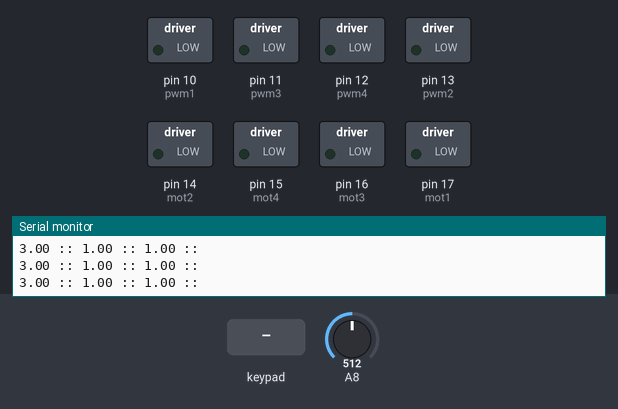
Recording of a sketch running on a simulated Arduino Mega 2560, built with avr-gcc and run on an emulated ATmega2560. On the bench: switched loads named in the sketch (green lamp = pin HIGH), the last lines printed to the serial monitor. The inputs (shaded band) are chosen by the test bench; at power-on: A8 = 512. EEPROM starts erased.

Above: at 1.2 s.
1.3 s: key '+' pressed
At 1.55 s:
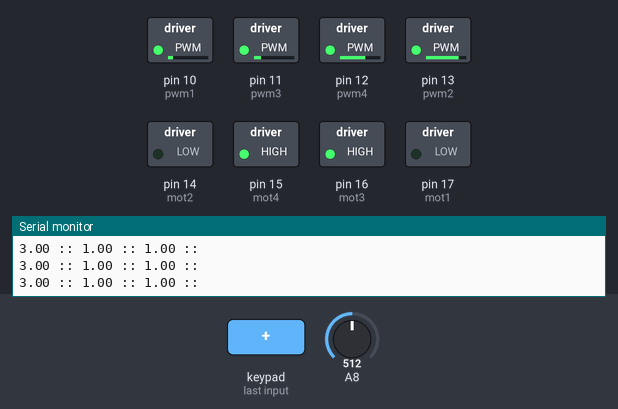
At 2.85 s:
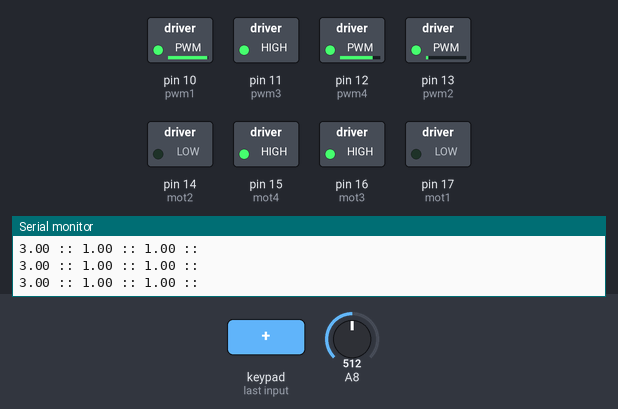
4.3 s: A8 set to 306
7.3 s: key 'U' pressed
At 7.65 s:
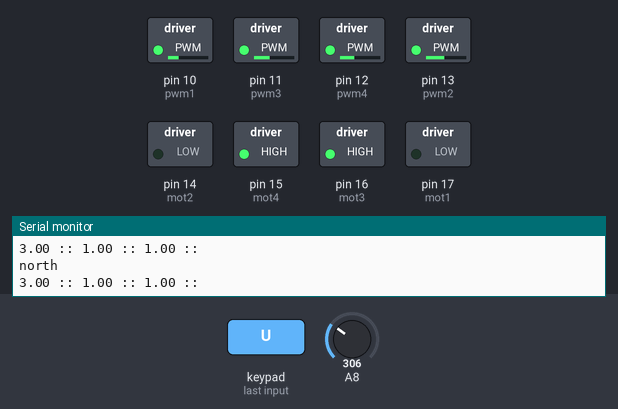
10.3 s: key 'O' pressed
13.3 s: key 'S' pressed
16.3 s: A8 set to 900
At 17.45 s:
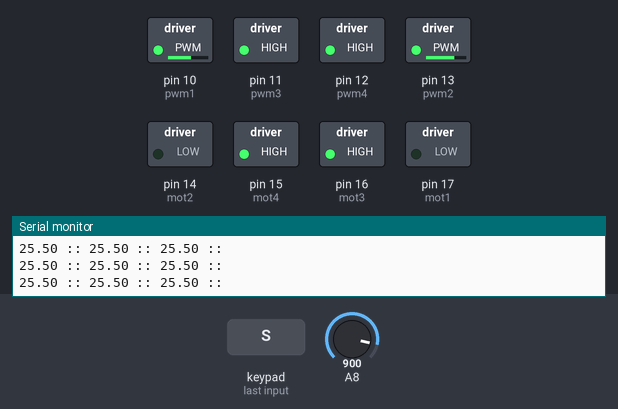
Timing chart, 0 to 33.8 s (numbered marks = the images above; inputs shaded):
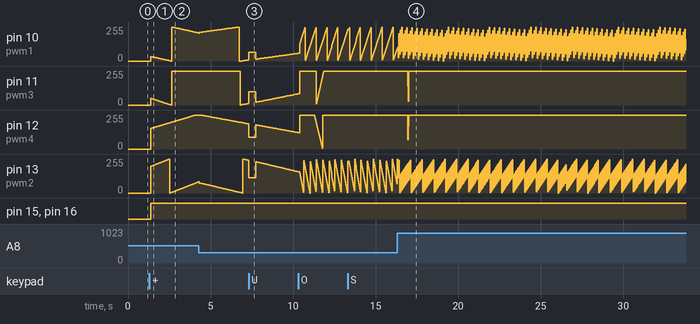

The sketch:

src.ino
```cpp
#include <Arduino.h>
#include "PS2X_lib.h"  //for v1.6

#define PS2_DAT        50  //14
#define PS2_CMD        51  //15
#define PS2_SEL        53  //16
#define PS2_CLK        52  //17*
#define pressures   true
#define rumble      true

void displayPIDValues();
int readLineSensors() ;
double readLineSensorsAnalog();
void stop_motors()  ;
void motor_control(int MotorDefaultSpeed, int PIDValue);
void setupMotors()  ;
int motor1(int rpm);
int motor2(int rpm);
int motor3(int rpm);
int motor4(int rpm);
int calculate_pid(float error);
void read_pid_values();
void run();
void setupPS2(PS2X);
void north(int speed) ;
void south(int speed) ;
void west(int speed) ;
void east(int speed) ;
void clockwise(int speed);
void counterclockwise(int speed);
void stop_motors();
void PS2ControlLoop();
void readPIDValuesEEPROM()  ;
void writePIDValuesEEPROM() ;


int initial_motor = 100;
PS2X ps2x; // create PS2 Controller Class
float Kp = 3, Ki = 1, Kd = 1;

int PID_ACTIVE = 0;
int timeSincePrinted = 0;


void setup() {
  setupMotors();
  stop_motors();
  Serial.begin(9600);


  // Setting up PS2 Controller
  int PS2error = ps2x.config_gamepad(PS2_CLK, PS2_CMD, PS2_SEL, PS2_DAT, pressures, rumble);
  int type = ps2x.readType();
  if(PS2error == 0 && type == 1){
    Serial.print("Found Controller, configured successful ");
  }

  Serial.println("Reading Values from EEPROM");
  //readPIDValuesEEPROM();
  //setupPS2(ps2x);
  timeSincePrinted = millis();
}
void loopPS2(PS2X);
void loop() {
  float pid = calculate_pid(readLineSensorsAnalog());
  //Serial.print(pid);
//  Serial.print("  ");
  if(PID_ACTIVE) motor_control(initial_motor, pid);
  //  run();
  //PS2ControlLoop();
  //loopPS2(ps2x);

  ps2x.read_gamepad(); //read controller and set large motor to spin at 'vibrate' speed

  if(ps2x.ButtonPressed(PSB_START)){         //will be TRUE as long as button is pressed
    Serial.println("Start is being held");
    PID_ACTIVE = !PID_ACTIVE;
    Serial.println("PID Toggled");
  }
  if(ps2x.Button(PSB_PAD_UP)) {      //will be TRUE as long as button is pressed
  Serial.println("north")    ;north(90);
  }
  else if(ps2x.Button(PSB_PAD_RIGHT)){
      east(90);
  }
  else if(ps2x.Button(PSB_PAD_LEFT)){
    west(90);
  }
  else if(ps2x.Button(PSB_PAD_DOWN)){
    south(90);
  } else {
    if(!PID_ACTIVE) {
      stop_motors();
      //Serial.println("stopeed);");
    }
  }
/*
   if (ps2x.NewButtonState()) {        //will be TRUE if any button changes state (on to off, or off to on)
    if(ps2x.Button(PSB_L3))
      Serial.println("L3 pressed");
    if(ps2x.Button(PSB_R3 ))
      Serial.println("R3 pressed");
    if(ps2x.Button(PSB_L2))
      Serial.println("L2 pressed");
    if(ps2x.Button(PSB_R2))
      Serial.println("R2 pressed");
    if(ps2x.Button(PSB_TRIANGLE))
      Serial.println("Triangle pressed");
  }

  if(ps2x.ButtonPressed(PSB_CIRCLE))               //will be TRUE if button was JUST pressed
    Serial.println("Circle just pressed");
  if(ps2x.NewButtonState(PSB_CROSS))               //will be TRUE if button was JUST pressed OR released
    Serial.println("X just changed");
  if(ps2x.ButtonReleased(PSB_SQUARE))              //will be TRUE if button was JUST released
    Serial.println("Square just released");

  if(ps2x.Button(PSB_L1) || ps2x.Button(PSB_R1)) { //print stick values if either is TRUE
    Serial.print("Stick Values:");
    Serial.print(ps2x.Analog(PSS_LY), DEC); //Left stick, Y axis. Other options: LX, RY, RX
    Serial.print(",");
    Serial.print(ps2x.Analog(PSS_LX), DEC);
    Serial.print(",");
    Serial.print(ps2x.Analog(PSS_RY), DEC);
    Serial.print(",");
    Serial.println(ps2x.Analog(PSS_RX), DEC);
  }
  */

  // These allow dynamic assignment of Kp, Ki and Kd Values
  if(ps2x.ButtonPressed(PSB_TRIANGLE)) Kd += 0.1;
  if(ps2x.ButtonPressed(PSB_CROSS)) Kd -= 0.1;

  if(ps2x.ButtonPressed(PSB_SQUARE))
  {
    Serial.println("The PID Values have been written.");
    writePIDValuesEEPROM();
  }

  if(ps2x.ButtonPressed(PSB_CIRCLE)){
    Serial.println("The PID Values have been Read from EEPROM.");
    readPIDValuesEEPROM();
  }

  if(ps2x.ButtonPressed(PSB_L1)) Kp += 0.3;
  if(ps2x.ButtonPressed(PSB_L2)) Kp -= 0.3;
  if(ps2x.ButtonPressed(PSB_R1)) Ki += 0.2;
  if(ps2x.ButtonPressed(PSB_R2)) Ki -= 0.2;
  if(timeSincePrinted - millis() > 2000) {
    timeSincePrinted = millis();
    //displayPIDValues();
    Serial.print(Kp);
    Serial.print(" :: ");
    Serial.print(Ki);
    Serial.print(" :: ");
    Serial.print(Kd);
    Serial.println(" :: ");
  }
}

void PS2ControlLoop() {
  ps2x.read_gamepad(); //read controller and set large motor to spin at 'vibrate' speed
  if(ps2x.Button(PSB_PAD_UP)) {      //will be TRUE as long as button is pressed
    north(90);
  }
  else if(ps2x.Button(PSB_PAD_RIGHT)){
    east(90);
  }
  else if(ps2x.Button(PSB_PAD_LEFT)){
    west(90);
  }
  else if(ps2x.Button(PSB_PAD_DOWN)){
    south(90);
  } else {
    if(!PID_ACTIVE) stop_motors();
  }

  if(ps2x.ButtonPressed(PSB_START)) {
    PID_ACTIVE = !PID_ACTIVE;
    Serial.println("PID Toggled");
  }           //will be TRUE if button was JUST pressed
}
```

motion.cpp
```cpp
#include <Arduino.h>


// this is for clockwise, each motor
#define cw_1 HIGH
#define cw_2 HIGH
#define cw_3 LOW
#define cw_4 LOW

// for anti-clockwise, automactically defined on basis of clockwise values
#define acw_1 (!cw_1)
#define acw_2 (!cw_2)
#define acw_3 (!cw_3)
#define acw_4 (!cw_4)

// for varying PWM seperately in each motor.    change the below constant at attain desired Result
int calibrated_pwm1(int x) {return (x*.75);}  // RB 0.85
int calibrated_pwm2(int x) {return (x*1.3);}   // lB 1.1
int calibrated_pwm3(int x) {return (x*1.1);}     // RF 1.1
int calibrated_pwm4(int x) {return (x*1.0);}   // LF 1.1


int mot1 = 17; int pwm1 = 10;
int mot2 = 14; int pwm2 = 13;
int mot3 = 16; int pwm3 = 11;
int mot4 = 15; int pwm4 = 12;

void setupMotors()  {
  pinMode(mot1, OUTPUT);
  pinMode(mot2, OUTPUT);
  pinMode(mot3, OUTPUT);
  pinMode(mot4, OUTPUT);
  pinMode(pwm1, OUTPUT);
  pinMode(pwm2, OUTPUT);
  pinMode(pwm3, OUTPUT);
  pinMode(pwm4, OUTPUT);
}

void stop_motors()  {
  analogWrite(pwm1, 0);  //Right
  analogWrite(pwm2, 0); //Left Motor Speed
  analogWrite(pwm3, 0);  //Left Motor Speed
  analogWrite(pwm4, 0);  //Right
}

void motor_control(int MotorDefaultSpeed, int PIDValue)
{
  // Calculating the effective motor speed:
  int left_motor_speed = MotorDefaultSpeed + PIDValue;
  int right_motor_speed = MotorDefaultSpeed - PIDValue;


  analogWrite(pwm1, calibrated_pwm1(right_motor_speed));  //Right
  analogWrite(pwm2, calibrated_pwm2(left_motor_speed));
  analogWrite(pwm3, calibrated_pwm3(right_motor_speed));
  analogWrite(pwm4, calibrated_pwm4(left_motor_speed));  //Right

  digitalWrite(mot1, acw_1);
  digitalWrite(mot2, acw_2);
  digitalWrite(mot3, acw_3);
  digitalWrite(mot4, acw_4);
}

void go_forward_PID(int speed, double variance)  {
  int v = (int) variance;
  digitalWrite(mot1, cw_1);
  digitalWrite(mot2, cw_2);
  digitalWrite(mot3, cw_3);
  digitalWrite(mot4, cw_4);

  analogWrite(pwm1, calibrated_pwm1(speed - v));    // --> 3      h -> clo
  analogWrite(pwm2, calibrated_pwm1(speed + v));    // --> 2      h -> anti
  analogWrite(pwm3, calibrated_pwm1(speed + v));    // --> 1      h -> anti
  analogWrite(pwm4, calibrated_pwm1(speed - v));    // --> 4      h -> clock
}

void south(int speed) {
  digitalWrite(mot1, cw_1);
  digitalWrite(mot2, cw_2);
  digitalWrite(mot3, cw_3);
  digitalWrite(mot4, cw_4);

  analogWrite(pwm1, calibrated_pwm1(speed));
  analogWrite(pwm2, calibrated_pwm2(speed));
  analogWrite(pwm3, calibrated_pwm3(speed));
  analogWrite(pwm4, calibrated_pwm4(speed));
}
void north(int speed) {
  digitalWrite(mot1, acw_1);
  digitalWrite(mot2, acw_2);
  digitalWrite(mot3, acw_3);
  digitalWrite(mot4, acw_4);

  analogWrite(pwm1, calibrated_pwm1(speed));
  analogWrite(pwm2, calibrated_pwm2(speed));
  analogWrite(pwm3, calibrated_pwm3(speed));
  analogWrite(pwm4, calibrated_pwm4(speed));
}
void east(int speed) {
  digitalWrite(mot1, acw_1);
  digitalWrite(mot2, cw_2);
  digitalWrite(mot3, cw_3);
  digitalWrite(mot4, acw_4);

  analogWrite(pwm1, calibrated_pwm1(speed));
  analogWrite(pwm2, calibrated_pwm2(speed));
  analogWrite(pwm3, calibrated_pwm3(speed));
  analogWrite(pwm4, calibrated_pwm4(speed));
}
void west(int speed) {
  digitalWrite(mot1, cw_1);
  digitalWrite(mot2, acw_2);
  digitalWrite(mot3, acw_3);
  digitalWrite(mot4, cw_4);

  analogWrite(pwm1, calibrated_pwm1(speed));
  analogWrite(pwm2, calibrated_pwm2(speed));
  analogWrite(pwm3, calibrated_pwm3(speed));
  analogWrite(pwm4, calibrated_pwm4(speed));
}
void northeast(int speed) {
  digitalWrite(mot1, cw_1);
  digitalWrite(mot4, cw_4);

  analogWrite(pwm1, calibrated_pwm1(speed));
  analogWrite(pwm2, 0);
  analogWrite(pwm3, 0);
  analogWrite(pwm4, calibrated_pwm4(speed));
}
void northwest(int speed) {
  digitalWrite(mot2, cw_2);
  digitalWrite(mot3, cw_3);

  analogWrite(pwm1, 0);
  analogWrite(pwm2, calibrated_pwm2(speed));
  analogWrite(pwm3, calibrated_pwm3(speed));
  analogWrite(pwm4, 0);
}
void southeast(int speed) {
  digitalWrite(mot2, acw_2);
  digitalWrite(mot3, acw_3);

  analogWrite(pwm1, 0);
  analogWrite(pwm2, calibrated_pwm2(speed));
  analogWrite(pwm3, calibrated_pwm3(speed));
  analogWrite(pwm4, 0);
}
void southwest(int speed) {
  digitalWrite(mot1, acw_1);
  digitalWrite(mot4, acw_4);

  analogWrite(pwm1, calibrated_pwm1(speed));
  analogWrite(pwm2, 0);
  analogWrite(pwm3, 0);
  analogWrite(pwm4, calibrated_pwm4(speed));
}
void stop_moving() {
  analogWrite(pwm1, 0);
  analogWrite(pwm2, 0);
  analogWrite(pwm3, 0);
  analogWrite(pwm4, 0);
}
void clockwise(int speed) {
  digitalWrite(mot1, cw_1);
  digitalWrite(mot2, acw_2);
  digitalWrite(mot3, cw_3);
  digitalWrite(mot4, acw_4);

  analogWrite(pwm1, calibrated_pwm1(speed));
  analogWrite(pwm2, calibrated_pwm2(speed));
  analogWrite(pwm3, calibrated_pwm3(speed));
  analogWrite(pwm4, calibrated_pwm4(speed));
}
void counterclockwise(int speed) {
  digitalWrite(mot1, acw_1);
  digitalWrite(mot2, cw_2);
  digitalWrite(mot3, acw_3);
  digitalWrite(mot4, cw_4);

  analogWrite(pwm1, calibrated_pwm1(speed));
  analogWrite(pwm2, calibrated_pwm2(speed));
  analogWrite(pwm3, calibrated_pwm3(speed));
  analogWrite(pwm4, calibrated_pwm4(speed));
}
void run()  {
  digitalWrite(mot1, cw_1);
  digitalWrite(mot2, cw_2);
  digitalWrite(mot3, cw_3);
  digitalWrite(mot4, cw_4);

  analogWrite(pwm1, calibrated_pwm1(70));
  analogWrite(pwm2, calibrated_pwm2(70));
  analogWrite(pwm3, calibrated_pwm3(70));
  analogWrite(pwm4, calibrated_pwm4(70));
}
```

pid.cpp
```cpp
#include <Arduino.h>
// for saving the values of Kp, Ki, Kd to EEPROM
#include <EEPROM.h>


#define DEBUG_PID_VALUES 0
#define TIME_INTERVAL_FOR_PID_CALCULATION 20

#define POT_1 A10
#define POT_2 A9
#define POT_3 A8

extern float Kp, Ki, Kd ;

float previousError = 0, timeSinceLastCalculated = 0;
float P, I, D, PID_VALUE;

int calculate_pid(float error) {
//  if(millis() - timeSinceLastCalculated > TIME_INTERVAL_FOR_PID_CALCULATION)  {
    /*Serial.print(P);
    Serial.print(" ");
    Serial.print(I);
    Serial.print(" ");
    Serial.print(D);
    Serial.print(" ");*/

     P = error;
     I = I + error;
     D = error - previousError;
    previousError = error;
    //Serial.print("PE");
    //Serial.print(previousError);
    //Serial.print(" ");
    timeSinceLastCalculated = millis();
    PID_VALUE = (Kp * P) + (Ki * I) + (Kd * D);
    return PID_VALUE;
  //}
  // to initialize timeSinceLastCalculated
  //if(timeSinceLastCalculated == 0) timeSinceLastCalculated = millis();
  //return 0;
}

void displayPIDValues()  {
  /*
  Kp = constrain(map(analogRead(A10), 0, 1024, 1024, 0) / 100.0, 0 , 10);
  Ki = constrain(map(analogRead(A9), 0, 1024, 1024, 0) / 700.0, 0 , 3);
  Kd = constrain(analogRead(A8) / 100.0, 0 , 10);
*/
  #ifdef DEBUG_PID_VALUES
    Serial.print(" P,I and D Constants:");
    Serial.print(Kp);
    Serial.print(" ");
    Serial.print(Ki);
    Serial.print(" ");
    Serial.print(Kd);
    Serial.print(" ");
    Serial.println();
  #endif
}

void readPIDValuesEEPROM()  {
  //      BE CAREFUL WHILE CALLING THIS. It will overwrite the current values.

  // An eeprom value can be from 0-255.
  // therefore all the variables involved are manipulated before inserting.
  // Hence, they are converted back while reading.

  // This Scheme gives a range of 0.0 - 25.5
  Kp = EEPROM.read(0);        // Kp is at 0th address
  Ki = EEPROM.read(1);        // Ki is at 1st address
  Kd = EEPROM.read(2);        // Kd is at 2nd addres

  Kp = Kp / 10;
  Ki = Ki / 10;
  Kd = Kd / 10;

}

void writePIDValuesEEPROM() {
  // Careful with this one too...
  //Serial.println((int)(Kp*10));
  EEPROM.update((int)(Kp*10), 0);    // converting and casting to int
  EEPROM.write((int)(Ki*10), 1);    // converting and casting to int
  EEPROM.write((int)(Kd*10), 2);    // converting and casting to int
}
```

ps2.cpp
```cpp
#include <Arduino.h>
#include "PS2X_lib.h"  //for v1.6

#define PS2_DAT        50  //14
#define PS2_CMD        51  //15
#define PS2_SEL        53  //16
#define PS2_CLK        52  //17*

#define pressures   true
//#define pressures   false
#define rumble      true
//#define rumble      false


byte type = 0;
byte vibrate = 0;

int setupPS2(PS2X ps2x){
  int error = ps2x.config_gamepad(PS2_CLK, PS2_CMD, PS2_SEL, PS2_DAT, pressures, rumble);
  int type = ps2x.readType();

  if(error == 0 && type == 1){
    Serial.print("Found Controller, configured successful ");
    return 1;
  }
  return 0;
}

// Unused, for debugging
void loopPS2(PS2X ps2x) {
  //DualShock Controller
  ps2x.read_gamepad(false, vibrate); //read controller and set large motor to spin at 'vibrate' speed

  if(ps2x.Button(PSB_START))         //will be TRUE as long as button is pressed
    Serial.println("Start is being held");
  if(ps2x.Button(PSB_SELECT))
    Serial.println("Select is being held");

  if(ps2x.Button(PSB_PAD_UP)) {      //will be TRUE as long as button is pressed
    Serial.print("Up held this hard: ");
    Serial.println(ps2x.Analog(PSAB_PAD_UP), DEC);
  }
  if(ps2x.Button(PSB_PAD_RIGHT)){
    Serial.print("Right held this hard: ");
    Serial.println(ps2x.Analog(PSAB_PAD_RIGHT), DEC);
  }
  if(ps2x.Button(PSB_PAD_LEFT)){
    Serial.print("LEFT held this hard: ");
    Serial.println(ps2x.Analog(PSAB_PAD_LEFT), DEC);
  }
  if(ps2x.Button(PSB_PAD_DOWN)){
    Serial.print("DOWN held this hard: ");
    Serial.println(ps2x.Analog(PSAB_PAD_DOWN), DEC);
  }

  vibrate = ps2x.Analog(PSAB_CROSS);  //this will set the large motor vibrate speed based on how hard you press the blue (X) button
  if (ps2x.NewButtonState()) {        //will be TRUE if any button changes state (on to off, or off to on)
    if(ps2x.Button(PSB_L3))
      Serial.println("L3 pressed");
    if(ps2x.Button(PSB_R3))
      Serial.println("R3 pressed");
    if(ps2x.Button(PSB_L2))
      Serial.println("L2 pressed");
    if(ps2x.Button(PSB_R2))
      Serial.println("R2 pressed");
    if(ps2x.Button(PSB_TRIANGLE))
      Serial.println("Triangle pressed");
  }

  if(ps2x.ButtonPressed(PSB_CIRCLE))               //will be TRUE if button was JUST pressed
    Serial.println("Circle just pressed");
  if(ps2x.NewButtonState(PSB_CROSS))               //will be TRUE if button was JUST pressed OR released
    Serial.println("X just changed");
  if(ps2x.ButtonReleased(PSB_SQUARE))              //will be TRUE if button was JUST released
    Serial.println("Square just released");

  if(ps2x.Button(PSB_L1) || ps2x.Button(PSB_R1)) { //print stick values if either is TRUE
    Serial.print("Stick Values:");
    Serial.print(ps2x.Analog(PSS_LY), DEC); //Left stick, Y axis. Other options: LX, RY, RX
    Serial.print(",");
    Serial.print(ps2x.Analog(PSS_LX), DEC);
    Serial.print(",");
    Serial.print(ps2x.Analog(PSS_RY), DEC);
    Serial.print(",");
    Serial.println(ps2x.Analog(PSS_RX), DEC);
  }


}
```

Source omitted: readSensorValues.cpp (4756 bytes)

Measured:
- after the input at 1.3 s, pin 12 (pwm4): moves from 0/255 to 255/255 over 2.7 s, starting after 0.06 s; pin 15 (mot4), pin 16 (mot3): LOW → HIGH after 0.06 s
- after the input at 16.3 s, pin 11 (pwm3): 255/255 → 141/255 after 0.65 s, → 30/255 0.03 s later, → 255/255 0.03 s later; pin 12 (pwm4): 255/255 → 71/255 after 0.65 s, → 172/255 0.03 s later, → 255/255 0.03 s later
